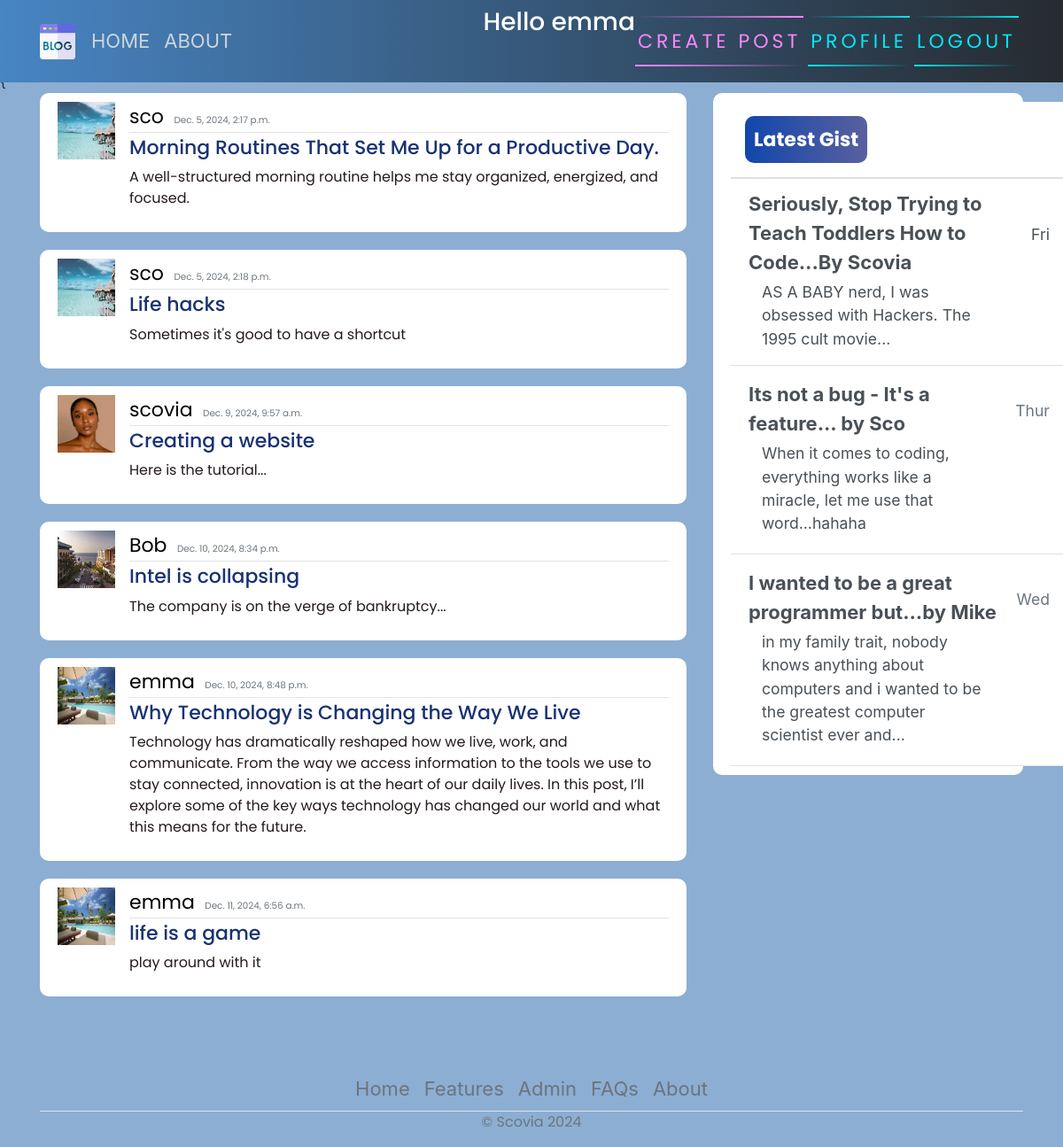
Screenshot of / (signed in) with the database file from the repository.
### diary/models.py (models this page shows, shortened)
class Post(models.Model):
    title = models.CharField(max_length=200)
    content = models.TextField()
    date_posted = models.DateTimeField(default=timezone.now)
    author = models.ForeignKey(User, on_delete=models.CASCADE, default=1)

### users/models.py (models this page shows, shortened)
class Profile(models.Model):
    user = models.OneToOneField(User, on_delete=models.CASCADE)
    image = models.ImageField(default='default.jpg', upload_to='profile_pics')

### diary/views.py (the view)
# urls.py: path('', views.home, name="diary-home"),
def home(request):
    context = {
        'posts': Post.objects.all()
    }
    return render(request, 'home.html', context)

### diary/templates/home.html
{{% extends 'base.html' %}
{% block content %}
    {% for posts in posts %}
        <article class="media content-section">
            <img class="rounded-cirlce article-img" src="{{ posts.author.profile.image.url }}" alt="">
            <div class="media-body">
              <div class="article-metadata">
                <a class="mr-2" href="#">{{ posts.author }}</a>
                <small class="text-muted">{{ posts.date_posted }}</small>
              </div>
              <h2><a class="article-title" href="{% url 'blog-detail' posts.id %}">{{ posts.title }}</a></h2>
              <p class="article-content">{{ posts.content }}</p>
            </div>
            <br>
          </article>
    {% endfor  %}
{% endblock content %}

### diary/templates/base.html (shortened to what this page needs)
{% load static %}
<!DOCTYPE html>
<html>
<head>
    <link rel="stylesheet" href="https://maxcdn.bootstrapcdn.com/bootstrap/4.0.0/css/bootstrap.min.css">
    <link rel="stylesheet" href="{% static 'main.css' %}">
</head>
<body>
    <header class="site-header">
      <nav class="navbar navbar-expand-md navbar-dark bg-steel fixed-top">
        <div class="container">
          <div class="collapse navbar-collapse" id="navbarToggle">
            <div class="navbar-nav mr-auto">
                {% if user.is_authenticated %}
              <a class="nav-item nav-link" href="{% url 'blog-home' %}">HOME</a>
              <a class="nav-item nav-link" href="{% url 'blog-about' %}">ABOUT</a>
            </div>
            <div class="navbar-nav">
           <h3 style="color: white;">Hello {{request.user}}</h3>
                <a href="{% url 'blog-new' %}" id="auth-links">
                <span></span>
                <span></span>
                Create Post
            </a>
                <a href="{% url 'profile' %}" id="auth-links">
                <span></span>
                <span></span>
                Profile
            </a>
                <a href="{% url 'logout' %}" id="auth-links">
                <span></span>
                <span></span>
                Logout
            </a>
                {% endif %}
            </div>
          </div>
        </div>
      </nav>
    </header>
    <main role="main" class="container">
      <div class="row">
          <div class="col-md-8">
          </div>
        <div class="col-md-8">
           {% block content %}{% endblock %}
        </div>
        <div class="col-md-4">
          <div class="content-section">
            <div class="d-flex flex-column align-items-stretch flex-shrink-0 bg-white" style="width: 380px;" style="padding-top: 120px;">
                <a id="list-group" style="text-decoration: none;" href="" class="d-flex align-items-center flex-shrink-0 p-3 link-dark text-decoration-none border-bottom">
                  <span class="fs-5 fw-semibold" id="gist-btn">Latest Gist</span>
                </a>
                <div class="list-group list-group-flush border-bottom scrollarea">
                  <a href="#" class="list-group-item list-group-item-action  lh-tight" aria-current="true">
                    <div class="d-flex w-100 align-items-center justify-content-between">
                      <strong class="mb-1">Seriously, Stop Trying to Teach Toddlers How to Code...By Scovia
                    </strong>
                      <small>Fri</small>
                    </div>
                    <div class="col-10 mb-1 small">AS A BABY nerd, I was obsessed with Hackers. The 1995 cult movie... </div>
                  </a>
                  <a href="#" class="list-group-item list-group-item-action py-3 lh-tight">
                    <div class="d-flex w-100 align-items-center justify-content-between">
                      <strong class="mb-1">Its not a bug - It's a feature... by Sco</strong>
                      <small class="text-muted">Thur</small>
                    </div>
                    <div class="col-10 mb-1 small">When it comes to coding, everything works like a miracle, let me use that word...hahaha</div>
                  </a>
                  <a href="#" class="list-group-item list-group-item-action py-3 lh-tight">
                    <div class="d-flex w-100 align-items-center justify-content-between">
                      <strong class="mb-1">I wanted to be a great programmer but...by Mike</strong>
                      <small class="text-muted">Wed</small>
                    </div>
                    <div class="col-10 mb-1 small">in my family trait, nobody knows anything about computers and i wanted to be the greatest computer scientist ever and...</div>
                  </a>
                </div>
              </div>
          </div>
        </div>
      </div>
        <footer class="" >
          <ul class="nav justify-content-center border-bottom"  style="margin-top: 60px;">
            <li class="nav-item"><a href="#" class="nav-link px-2 text-muted">Home</a></li>
            <li class="nav-item"><a href="#" class="nav-link px-2 text-muted">Features</a></li>
            <li class="nav-item"><a href="admin/" class="nav-link px-2 text-muted">Admin</a></li>
            <li class="nav-item"><a href="#" class="nav-link px-2 text-muted">FAQs</a></li>
            <li class="nav-item"><a href="#" class="nav-link px-2 text-muted">About</a></li>
          </ul>
          <p class="text-center text-muted">&copy; Scovia 2024</p>
        </footer>
    </main>
</body>
</html>

### diary/static/main.css (style rules this page uses)
body { background-color: rgb(140, 174, 211); margin-top: 5rem; background-size: contain; background-repeat: no-repeat; }
h1, h2, h3, h4, h5, h6, p { color: #251b1b; font-family: 'Poppins', sans-serif; }
ul { margin: 0; }
.bg-steel { background: linear-gradient(270deg, rgb(38, 43, 48) 0%, rgb(71, 133, 195) 100%); }
.site-header .navbar-nav .nav-link { color: #cbd5db; }
.content-section { background: #ffffff; padding: 10px 20px; border-radius: 10px; margin-bottom: 20px; }
.article-title { color: #193273; }
.article-content { white-space: pre-line; }
.article-img { height: 65px; width: 65px; margin-right: 16px; }
.article-metadata { font-family: 'Poppins', sans-serif; padding-bottom: 1px; margin-bottom: 4px; font-size: 13px; border-bottom: 1px solid #e3e3e3 }
svg { width: 50px; height: 50px; }
#auth-links { font-family: 'Poppins', sans-serif; position: relative; display: inline-block; padding: 12px 3px; margin: 10px 0; color: #03e9f4; text-decoration: none; text-transform: uppercase; transition: 0.5s; letter-spacing: 4px; overflow: hidden; margin-right: 5px; }
#auth-links:nth-child(2) { filter: hue-rotate(110deg); }
#auth-links span { position: absolute; display: block; }
#auth-links span:nth-child(1) { top: 0; left: 0; width: 100%; height: 2px; background: linear-gradient(90deg,transparent,#03e9f4); animation: animate1 1s linear infinite; }
#auth-links span:nth-child(3) { bottom: 0; right: 0; width: 100%; height: 2px; background: linear-gradient(270deg,transparent,#03e9f4); animation: animate3 1s linear infinite; animation-delay: 0.50s; }
#gist-btn { color: black; background: linear-gradient(270deg, rgb(90, 96, 159) 0%, rgb(17, 71, 172) 100%); padding: 10px; color: white; font-family: 'Poppins', sans-serif; font-weight: bold; border-radius: 10px; }
a { text-decoration: none; font-size: 22px; color: black; }

### rows the page displays
Post: author.profile.image (picture), author "sco", date_posted "Dec. 5, 2024, 2:17 p.m.", title "Morning Routines That Set Me Up for a Productive Day.", content "A well-structured morning routine helps me stay organized, energized, and focused."
Post: author.profile.image (picture), author "sco", date_posted "Dec. 5, 2024, 2:18 p.m.", title "Life hacks", content "Sometimes it's good to have a shortcut"
Post: author.profile.image (placeholder picture), author "scovia", date_posted "Dec. 9, 2024, 9:57 a.m.", title "Creating a website", content "Here is the tutorial..."
Post: author.profile.image (picture), author "Bob", date_posted "Dec. 10, 2024, 8:34 p.m.", title "Intel is collapsing", content "The company is on the verge of bankruptcy..."
Post: author.profile.image (picture), author "emma", date_posted "Dec. 10, 2024, 8:48 p.m.", title "Why Technology is Changing the Way We Live", content "Technology has dramatically reshaped how we live, work, and communicate. From the way we access information to the tools we use to stay connected, innovation is at the heart of our daily lives. In this post, I’ll explore some of the key ways technology has changed our world and what this means for the future."
Post: author.profile.image (picture), author "emma", date_posted "Dec. 11, 2024, 6:56 a.m.", title "life is a game", content "play around with it"

### other values shown
{{ request.user }} "emma"
